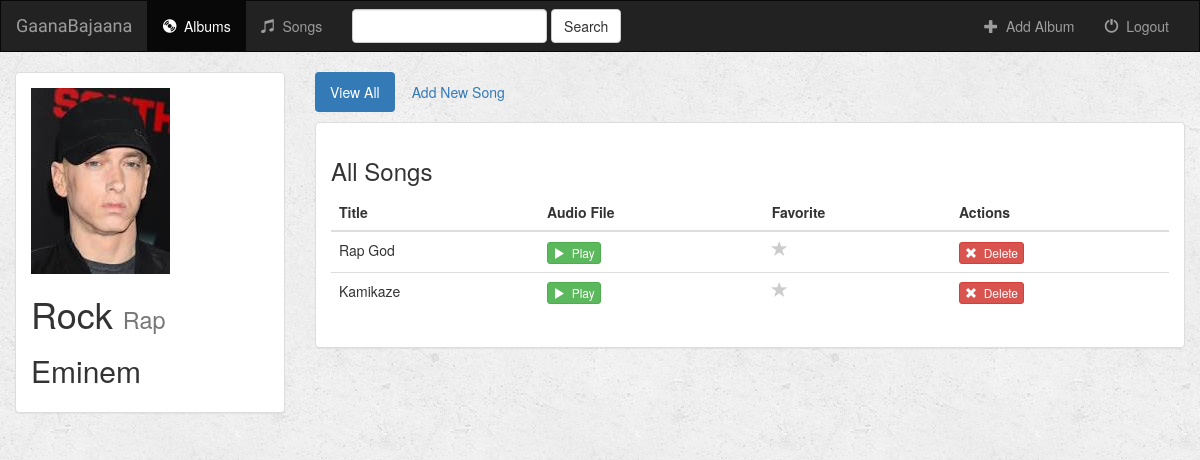
The page /music/66/ (signed in) on the database its author committed.
### music/models.py (models this page shows, shortened)
class Album(models.Model):
    user = models.ForeignKey(User, default=1,on_delete=models.CASCADE)
    artist = models.CharField(max_length=250)
    album_title = models.CharField(max_length=500)
    genre = models.CharField(max_length=100)
    album_logo = models.FileField()
    is_favorite = models.BooleanField(default=False)
    def __str__(self):
        return self.album_title + ' - ' + self.artist

class Song(models.Model):
    album = models.ForeignKey(Album, on_delete=models.CASCADE)
    song_title = models.CharField(max_length=250)
    audio_file = models.FileField(default='')
    is_favorite = models.BooleanField(default=False)

### music/views.py (the view)
# urls.py: url(r'^(?P<album_id>[0-9]+)/$', views.detail, name='detail'),
def detail(request, album_id):
    if not request.user.is_authenticated:
        return render(request, 'music/login.html')
    else:
        user = request.user
        album = get_object_or_404(Album, pk=album_id)
        return render(request, 'music/detail.html', {'album': album, 'user': user})

### music/templates/music/detail.html (shortened to what this page needs)
{% extends 'music/base.html' %}
{% block albums_active %}active{% endblock %}
{% block body %}
<div class="container-fluid songs-container">
    <div class="row">
        <div class="col-sm-4 col-md-3">
            <div class="panel panel-default">
                <div class="panel-body">
                    <a href="{% url 'music:detail' album.id %}">
                        {% if album.album_logo %}
                            <img src="{{ album.album_logo.url }}" class="img-responsive">
                        {% else %}
                            <h3>No image to display</h3>
                        {% endif %}
                    </a>
                    <h1>{{ album.album_title }} <small>{{ album.genre }}</small></h1>
                    <h2>{{ album.artist }}</h2>
                </div>
            </div>
        </div>
        <div class="col-sm-8 col-md-9">
            <ul class="nav nav-pills" style="margin-bottom: 10px;">
                <li role="presentation" class="active"><a href="{% url 'music:detail' album.id %}">View All</a></li>
                <li role="presentation"><a href="{% url 'music:create_song' album.id %}">Add New Song</a></li>
            </ul>
            <div class="panel panel-default">
                <div class="panel-body">
                    <h3>All Songs</h3>
                    <table class="table">
                        <thead>
                        <tr>
                            <th>Title</th>
                            <th>Audio File</th>
                            <th>Favorite</th>
                            <th>Actions</th>
                        </tr>
                        </thead>
                        <tbody>
                        {% for song in album.song_set.all %}
                            <tr>
                                <td>{{ song.song_title }}</td>
                                <td>
                                    <a target="_blank" href="{{ song.audio_file.url }}">
                                        <button type="button" class="btn btn-success btn-xs">
                                            <span class="glyphicon glyphicon-play"></span>&nbsp; Play
                                        </button>
                                    </a>
                                </td>
                                <td>
                                    <a href="{% url 'music:favorite' song.id %}" class="btn-favorite"><span class="glyphicon glyphicon-star {% if song.is_favorite %}active{% endif %}"></span></a>
                                </td>
                                <td>
                                    <form action="{% url 'music:delete_song' album.id song.id %}" method="post" style="display: inline;">
                                        <button type="submit" class="btn btn-danger btn-xs">
                                            <span class="glyphicon glyphicon-remove"></span>&nbsp; Delete
                                        </button>
                                    </form>
                                </td>
                            </tr>
                        {% endfor %}
                        </tbody>
                    </table>
                </div>
            </div>
        </div>
    </div>
</div>
{% endblock %}

### music/static/music/style.css (style rules this page uses)
body { background: white url("images/background.png"); }
.glyphicon-star { color: #CCCCCC; font-size: 16px; }

### rows shown on the page
Album: album_logo (picture), album_title "Rock", genre "Rap", artist "Eminem"
Song: song_title "Rap God", is_favorite False (drawn)
Song: song_title "Kamikaze", is_favorite False (drawn)
